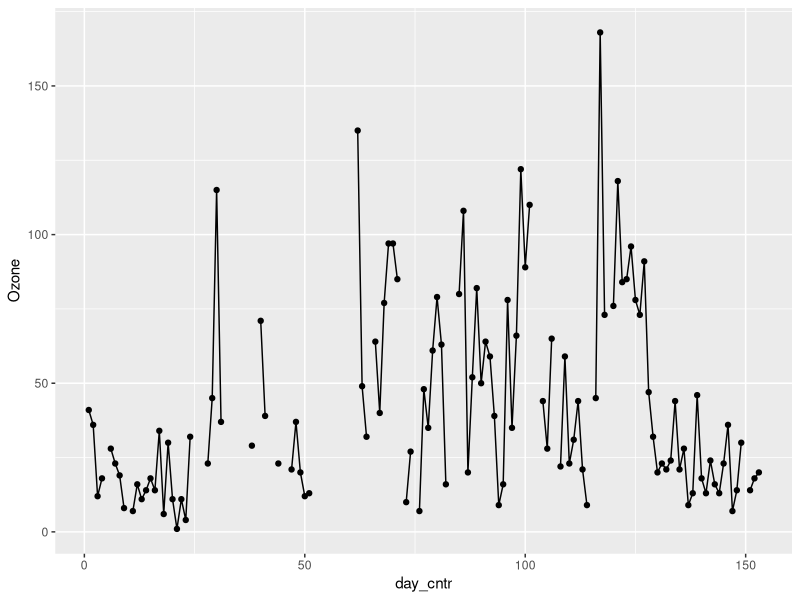
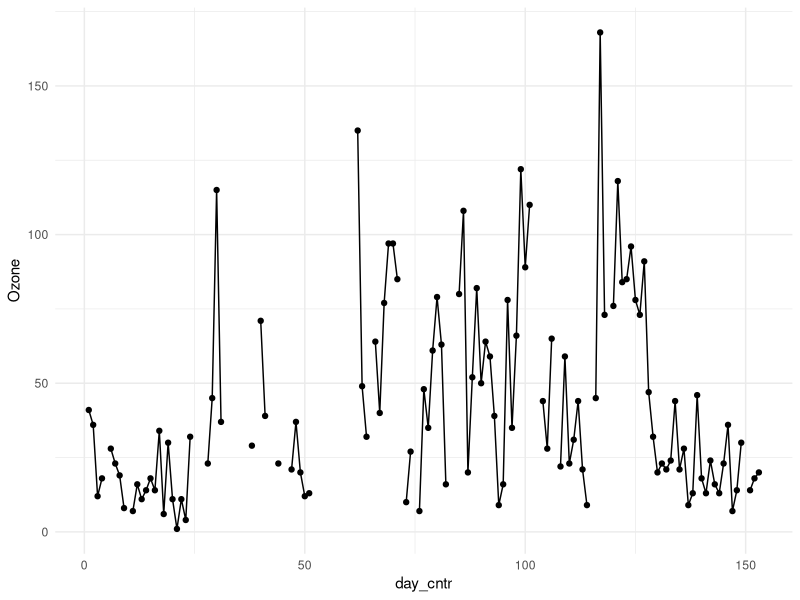
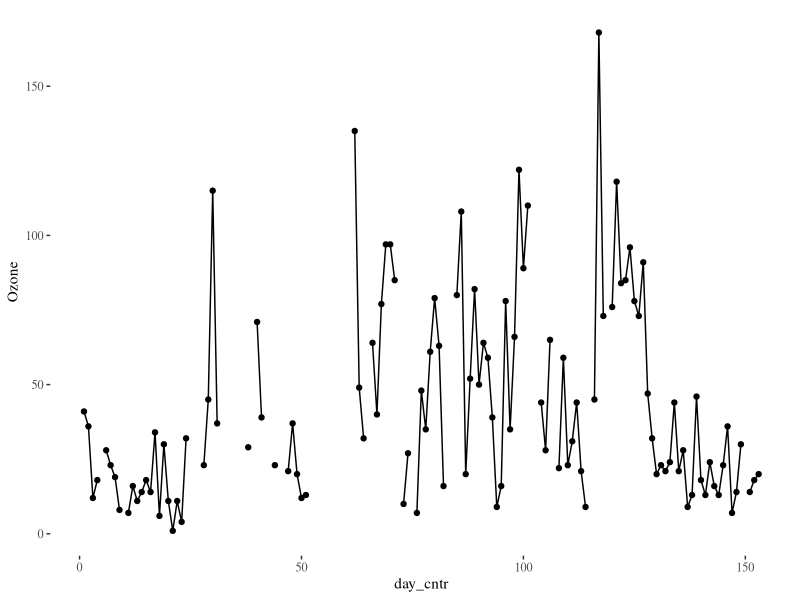
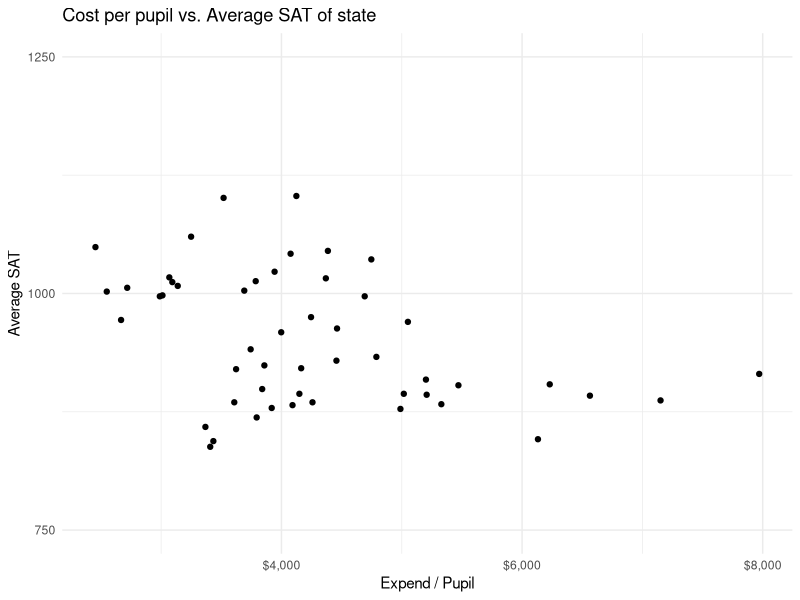
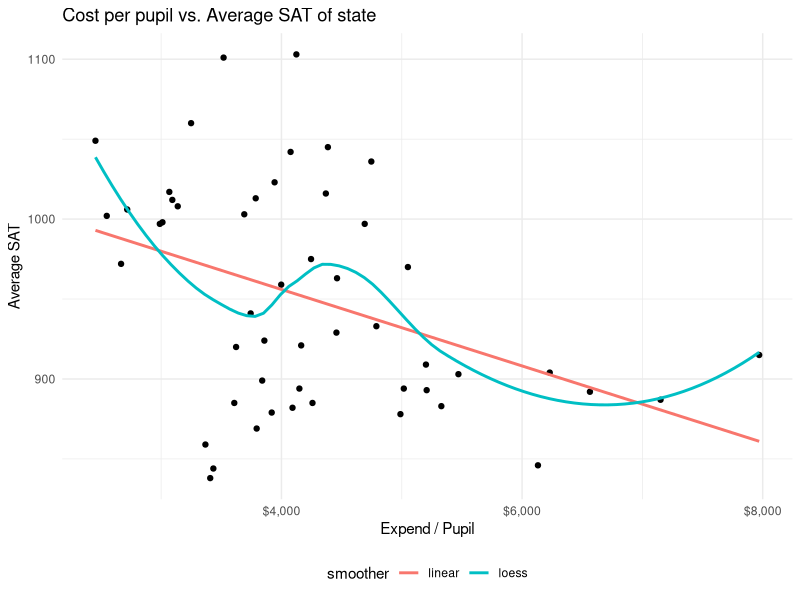
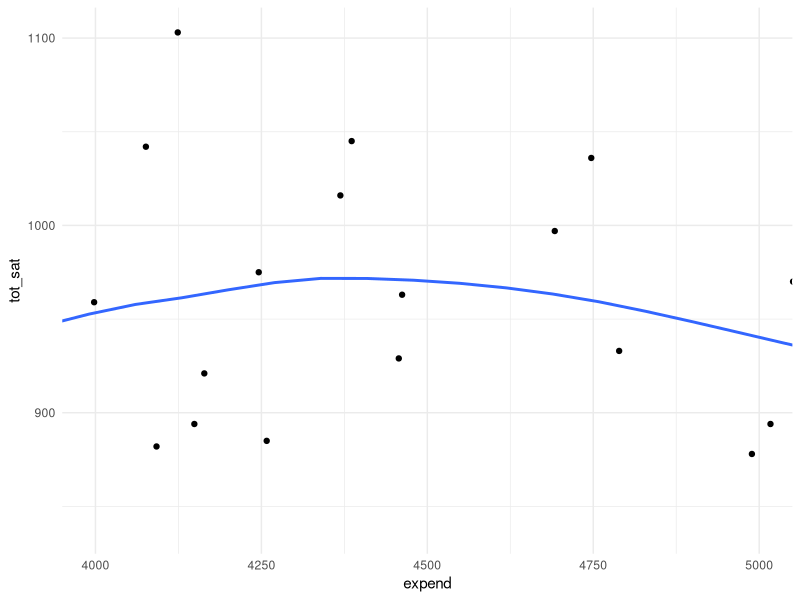
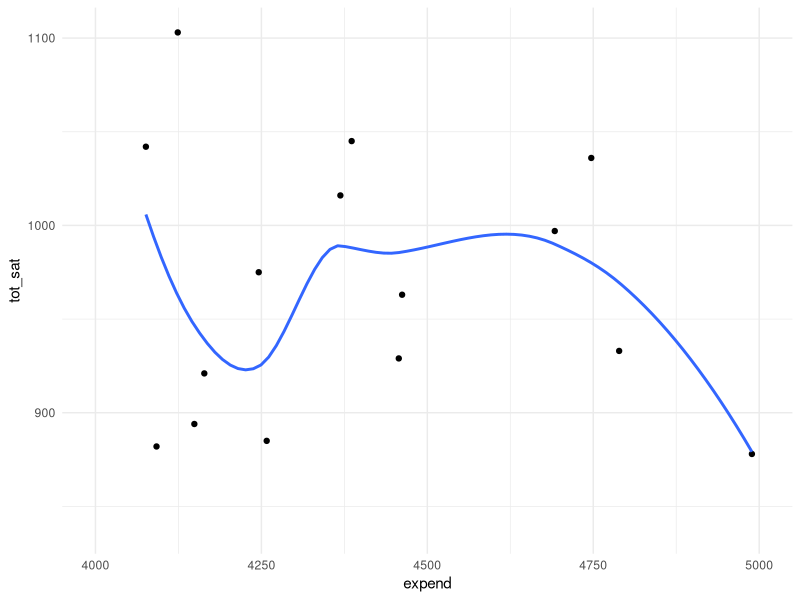
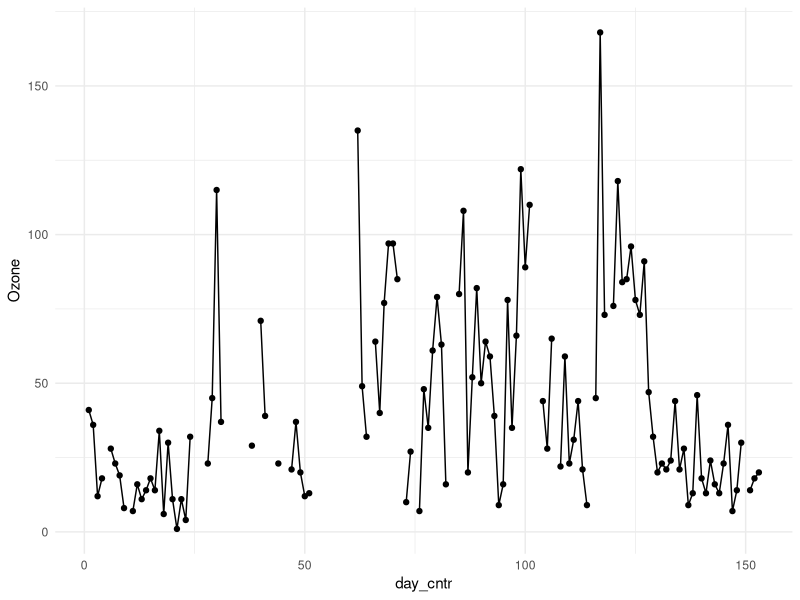

R code for these plots, in order:
## ---- chunk 1
knitr::opts_chunk$set(echo = TRUE, 
                      fig.width = 5,
                      fig.height = 3,
                      out.width = "75%", 
                      fig.align = "center")
library( tidyverse )
library( mice )


knitr::knit_hooks$set(wrapper = function(before, options) {
  # the original chunk might be indented
  if (is.null(indent <- options$indent)) indent <- ''
  
  # hide the wrapper=TRUE option
  opts <- gsub(', wrapper=TRUE', '', options$params.src)
  
  if (before) {
    # add the header
    #sprintf('\n\n%s````\n```{r,%s}\n````\n', indent, opts)
    sprintf('\n\n   %s{r,%s}\n', indent, opts)
  }
})

library( scales ) # for label_dollar(), below
sat93 = read.table( "data/SAT93.txt" )
names( sat93 ) = c( "STATE", "TOT_SAT", "PCT_HS", "EXPEND", "STRATIO",
                    "COSTLIV", "CL_RANK", "PCT_FEM", "PCT_AS", "PCT_AF", 
                    "PCT_LA", "PAR_INC", "PAR_COLL", "SOUTH" )
names( sat93 ) = tolower( names( sat93 ) )

head( sat93 )


## ---- chunk 2
airquality$day_cntr = 1:nrow(airquality)
ggplot( airquality, aes( day_cntr, Ozone ) ) +
    geom_point(na.rm=TRUE) + geom_line()

ggplot( airquality, aes( day_cntr, Ozone ) ) +
    geom_point(na.rm=TRUE) + geom_line() +
    theme_minimal()
## ---- chunk 3
ggplot( airquality, aes( day_cntr, Ozone ) ) +
    geom_point(na.rm=TRUE) + geom_line() +
    ggthemes::theme_tufte()
## ---- chunk 4
theme_set( theme_minimal() )
## ---- chunk 5
library( scales ) # for label_dollar(), below
ggplot( sat93, aes( expend, tot_sat ) ) +
  geom_point() +
  scale_x_continuous( labels = label_dollar() ) +
  labs( title = "Cost per pupil vs. Average SAT of state",
        y = "Average SAT",
        x = "Expend / Pupil" ) +
  theme_minimal() +
  scale_y_continuous( limits = c( 750, 1250), 
                      breaks = c( 750, 1000, 1250 ) )
## ---- chunk 6
library( scales ) # for label_dollar(), below
ggplot( sat93, aes( expend, tot_sat ) ) +
  geom_point() +
  scale_x_continuous( labels = label_dollar() ) +
  labs( title = "Cost per pupil vs. Average SAT of state",
        y = "Average SAT",
        x = "Expend / Pupil",
        color = "smoother") +
  geom_smooth( aes( col = "linear" ), method="lm", se=FALSE ) +
  geom_smooth( aes( col = "loess" ), se=FALSE ) +
  theme_minimal() +
  theme(legend.position = "bottom" )
## ---- chunk 7
ggplot( sat93, aes( expend, tot_sat ) ) +
  geom_point() +
  geom_smooth( se=FALSE ) +
  coord_cartesian( xlim=c(4000, 5000 ) )
## ---- chunk 8
ggplot( sat93, aes( expend, tot_sat ) ) +
  geom_point() +
  geom_smooth( se=FALSE ) +
  scale_x_continuous( limits = c(4000, 5000 ) )
## ---- chunk 9

## ---- chunk 10
knitr::opts_chunk$set(echo = TRUE, 
                      fig.width = 5,
                      fig.height = 3,
                      out.width = "75%", 
                      fig.align = "center")
## ---- chunk 11
ggplot( airquality, aes( day_cntr, Ozone ) ) +
    geom_point(na.rm=TRUE) + geom_line(na.rm=TRUE)
## ---- chunk 12
ggplot( airquality, aes( day_cntr, Ozone ) ) +
    geom_point(na.rm=TRUE) + geom_line()
## ---- chunk 13
ggplot( airquality, aes( day_cntr, Ozone ) ) +
    geom_point(na.rm=TRUE) + geom_line()
## ---- chunk 14
ggplot( airquality, aes( day_cntr, Ozone ) ) +
    geom_point(na.rm=TRUE) + geom_line(na.rm=TRUE)
## ---- chunk 15
ggplot( airquality, aes( day_cntr, Ozone ) ) +
    geom_point(na.rm=TRUE) + geom_line(na.rm=TRUE)
## ---- chunk 16
dat <- tibble::tribble(
                                     ~Category, ~per_teachers, ~per_students,
                            "African American",        "2.9%",        "9.3%",
                                       "Asian",        "1.6%",        "7.2%",
                                    "Hispanic",        "3.3%",       "22.3%",
                                       "White",       "91.7%",       "56.7%",
                             "Native American",        "0.1%",        "0.2%",
          "Native Hawaiian / Pacific Islander",        "0.0%",        "0.1%",
                    "Multi-race, non-Hispanic",        "0.5%",        "4.1%"
          )
dat = mutate( dat,
              per_teachers = parse_number( per_teachers ),
              per_students = parse_number( per_students ) )
dat
## ---- chunk 17
ggplot( dat, aes( x = Category, y=per_students ) ) +
    geom_bar(stat="identity") +
    theme(axis.text.x = element_text(angle = 90))  +
    scale_y_continuous( limits = c(0,60), breaks = c(0,10,20,30,40,50,60) ) +
    labs( y = "Percent Student Population", x="" )
## ---- chunk 18
ggplot( dat, aes( x = Category, y=per_students ) ) +
    geom_bar(stat="identity") +
    theme(axis.text.x = element_text(angle = 90))  +
    labs( y = "Percent Student Population", x="" ) +
    scale_y_continuous( limits = c(0,60), breaks = c(0,10,20,30,40,50,60) ) +
    coord_flip() +
    theme(axis.text.x = element_text(angle = 0))  
